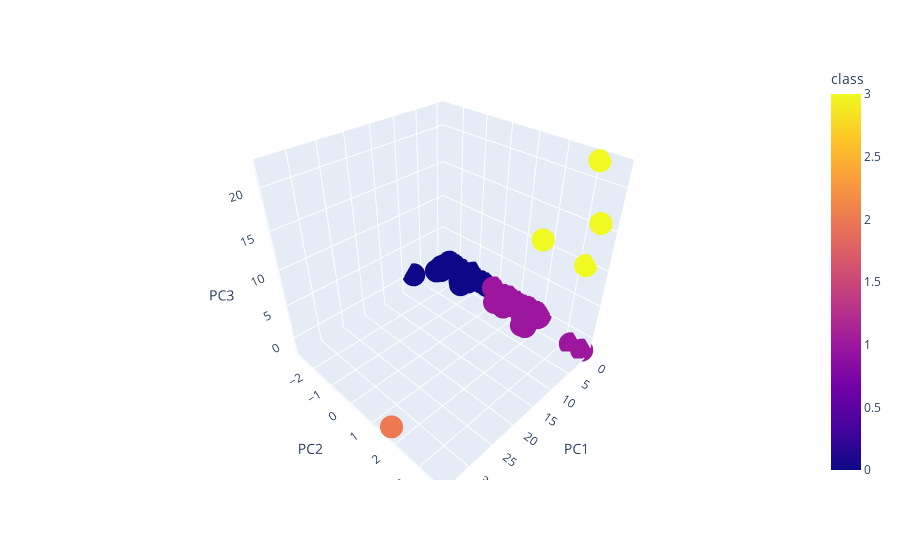

Notebook code for this chart:
### Markdown cell above
### Deliverable 4: Visualizing Cryptocurrencies Results

#### 3D-Scatter with Clusters

### Code cell
# Creating a 3D-Scatter with the PCA data and the clusters
px.scatter_3d(
    clustered_df,
    x="PC1",
    y="PC2",
    z="PC3",
    color="class",
#     symbol="Class",
    #hover_cols = ["CoinName"],
    hover_data = ['Algorithm'],
#     width=800
)

### Figure 1 — Plotly figure (JSON) as saved in the notebook; plotly's stock layout.template omitted (floating-point values rounded to 4 significant figures; data arrays with more than 128 entries replaced by an {"elided": "..."} marker saying what was removed)
{"data": [{"customdata": {"elided": "532x1 str values"}, "hovertemplate": "PC1=%{x}<br>PC2=%{y}<br>PC3=%{z}<br>Algorithm=%{customdata[0]}<br>class=%{marker.color}<extra></extra>", "legendgroup": "", "marker": {"color": {"elided": "532 int values"}, "coloraxis": "coloraxis", "symbol": "circle"}, "mode": "markers", "name": "", "scene": "scene", "showlegend": false, "type": "scatter3d", "x": {"elided": "532 float values"}, "y": {"elided": "532 float values"}, "z": {"elided": "532 float values"}}], "layout": {"coloraxis": {"colorbar": {"title": {"text": "class"}}, "colorscale": [[0, "#0d0887"], [0.1111, "#46039f"], [0.2222, "#7201a8"], [0.3333, "#9c179e"], [0.4444, "#bd3786"], [0.5556, "#d8576b"], [0.6667, "#ed7953"], [0.7778, "#fb9f3a"], [0.8889, "#fdca26"], [1, "#f0f921"]]}, "legend": {"tracegroupgap": 0}, "margin": {"t": 60}, "scene": {"domain": {"x": [0, 1], "y": [0, 1]}, "xaxis": {"title": {"text": "PC1"}}, "yaxis": {"title": {"text": "PC2"}}, "zaxis": {"title": {"text": "PC3"}}}}}
